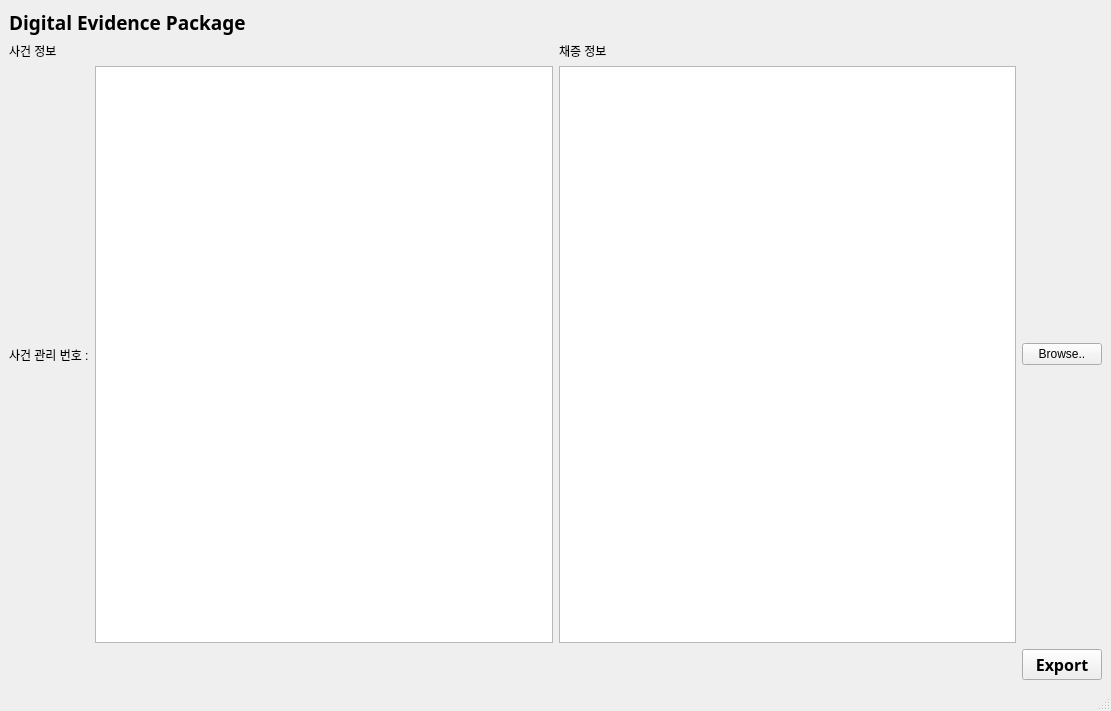
<?xml version="1.0" encoding="UTF-8"?>
<ui version="4.0">
 <class>MainWindow</class>
 <widget class="QMainWindow" name="MainWindow">
  <property name="geometry">
   <rect>
    <x>0</x>
    <y>0</y>
    <width>1111</width>
    <height>711</height>
   </rect>
  </property>
  <property name="windowTitle">
   <string>MainWindow</string>
  </property>
  <widget class="QWidget" name="centralwidget">
   <layout class="QGridLayout" name="gridLayout">
    <item row="0" column="0">
     <layout class="QVBoxLayout" name="verticalLayout_2" stretch="1,100,1">
      <item>
       <widget class="QLabel" name="label">
        <property name="font">
         <font>
          <family>Agency FB</family>
          <pointsize>14</pointsize>
          <weight>75</weight>
          <bold>true</bold>
         </font>
        </property>
        <property name="text">
         <string>Digital Evidence Package</string>
        </property>
       </widget>
      </item>
      <item>
       <layout class="QHBoxLayout" name="horizontalLayout_2" stretch="1,1">
        <item>
         <layout class="QVBoxLayout" name="verticalLayout">
          <item>
           <widget class="QLabel" name="label_3">
            <property name="text">
             <string>사건 정보 </string>
            </property>
           </widget>
          </item>
          <item>
           <layout class="QHBoxLayout" name="horizontalLayout_3">
            <item>
             <widget class="QLabel" name="label_4">
              <property name="text">
               <string>사건 관리 번호 :</string>
              </property>
             </widget>
            </item>
            <item>
             <widget class="QTextEdit" name="textEdit"/>
            </item>
           </layout>
          </item>
         </layout>
        </item>
        <item>
         <layout class="QVBoxLayout" name="verticalLayout_3">
          <item>
           <widget class="QLabel" name="label_5">
            <property name="text">
             <string>채증 정보</string>
            </property>
           </widget>
          </item>
          <item>
           <layout class="QHBoxLayout" name="horizontalLayout_4">
            <item>
             <widget class="QTextEdit" name="textEdit_2"/>
            </item>
            <item>
             <widget class="QPushButton" name="pushButton_evidence">
              <property name="text">
               <string>Browse..</string>
              </property>
             </widget>
            </item>
           </layout>
          </item>
         </layout>
        </item>
       </layout>
      </item>
      <item>
       <layout class="QHBoxLayout" name="horizontalLayout" stretch="10,0">
        <item>
         <widget class="QLabel" name="label_2">
          <property name="text">
           <string/>
          </property>
         </widget>
        </item>
        <item>
         <widget class="QPushButton" name="Export">
          <property name="font">
           <font>
            <family>Agency FB</family>
            <pointsize>12</pointsize>
            <weight>75</weight>
            <bold>true</bold>
            <kerning>true</kerning>
           </font>
          </property>
          <property name="text">
           <string>Export</string>
          </property>
         </widget>
        </item>
       </layout>
      </item>
     </layout>
    </item>
   </layout>
  </widget>
  <widget class="QStatusBar" name="statusbar"/>
 </widget>
 <resources/>
 <connections/>
</ui>
